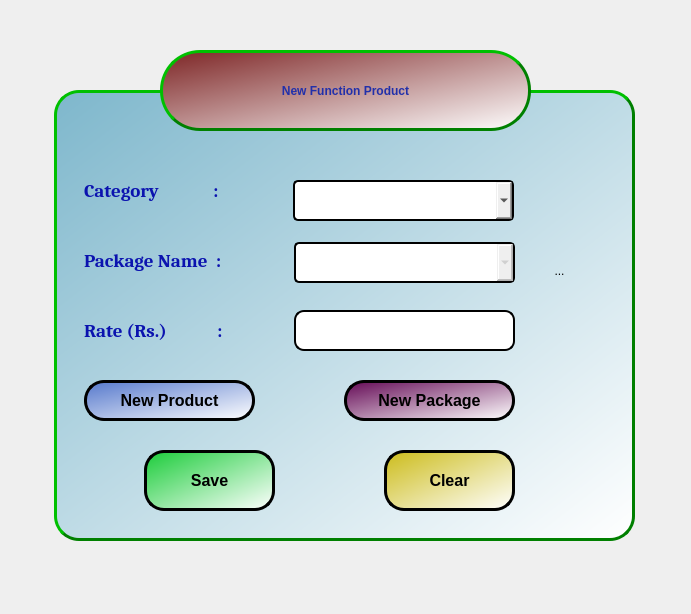
<?xml version="1.0" encoding="UTF-8"?>
<ui version="4.0">
 <class>New_product_dialog</class>
 <widget class="QDialog" name="New_product_dialog">
  <property name="geometry">
   <rect>
    <x>0</x>
    <y>0</y>
    <width>691</width>
    <height>614</height>
   </rect>
  </property>
  <property name="windowTitle">
   <string>Dialog</string>
  </property>
  <property name="styleSheet">
   <string notr="true">#New_product_dialog{background-image: url(:/Images/pexels-photo-949587.jpeg);}</string>
  </property>
  <widget class="QFrame" name="Add_prod_frame">
   <property name="geometry">
    <rect>
     <x>54</x>
     <y>90</y>
     <width>581</width>
     <height>451</height>
    </rect>
   </property>
   <property name="styleSheet">
    <string notr="true">#Add_prod_frame{background-color:qlineargradient(spread:pad, x1:0, y1:0, x2:1, y2:1, stop:0 rgba(126, 183, 204, 255), stop:1 rgba(255, 255, 255, 255));
	
border-radius:25px;
border-style:outset;
border-width:3px;
border-color:green;}</string>
   </property>
   <property name="frameShape">
    <enum>QFrame::StyledPanel</enum>
   </property>
   <property name="frameShadow">
    <enum>QFrame::Raised</enum>
   </property>
   <widget class="QLabel" name="category_label">
    <property name="geometry">
     <rect>
      <x>30</x>
      <y>80</y>
      <width>191</width>
      <height>41</height>
     </rect>
    </property>
    <property name="font">
     <font>
      <family>Cambria</family>
      <pointsize>14</pointsize>
      <weight>75</weight>
      <italic>false</italic>
      <bold>true</bold>
     </font>
    </property>
    <property name="styleSheet">
     <string notr="true">font: 75 14pt &quot;Cambria&quot;;
font:bold;
color: rgb(11, 19, 175);
</string>
    </property>
    <property name="text">
     <string>Category             :</string>
    </property>
    <property name="wordWrap">
     <bool>false</bool>
    </property>
    <property name="margin">
     <number>2</number>
    </property>
    <property name="indent">
     <number>-1</number>
    </property>
   </widget>
   <widget class="QLabel" name="package_name_label">
    <property name="geometry">
     <rect>
      <x>30</x>
      <y>150</y>
      <width>191</width>
      <height>41</height>
     </rect>
    </property>
    <property name="font">
     <font>
      <family>Cambria</family>
      <pointsize>14</pointsize>
      <weight>75</weight>
      <italic>false</italic>
      <bold>true</bold>
     </font>
    </property>
    <property name="styleSheet">
     <string notr="true">font: 75 14pt &quot;Cambria&quot;;
font:bold;
color: rgb(11, 19, 175);
</string>
    </property>
    <property name="text">
     <string>Package Name  :</string>
    </property>
    <property name="wordWrap">
     <bool>false</bool>
    </property>
    <property name="margin">
     <number>2</number>
    </property>
    <property name="indent">
     <number>-1</number>
    </property>
   </widget>
   <widget class="QLabel" name="rate_label">
    <property name="geometry">
     <rect>
      <x>30</x>
      <y>220</y>
      <width>191</width>
      <height>41</height>
     </rect>
    </property>
    <property name="font">
     <font>
      <family>Cambria</family>
      <pointsize>14</pointsize>
      <weight>75</weight>
      <italic>false</italic>
      <bold>true</bold>
     </font>
    </property>
    <property name="styleSheet">
     <string notr="true">font: 75 14pt &quot;Cambria&quot;;
font:bold;
color: rgb(11, 19, 175);
</string>
    </property>
    <property name="text">
     <string>Rate (Rs.)            :</string>
    </property>
    <property name="wordWrap">
     <bool>false</bool>
    </property>
    <property name="margin">
     <number>2</number>
    </property>
    <property name="indent">
     <number>-1</number>
    </property>
   </widget>
   <widget class="QComboBox" name="category_combo_box">
    <property name="geometry">
     <rect>
      <x>239</x>
      <y>90</y>
      <width>221</width>
      <height>41</height>
     </rect>
    </property>
    <property name="styleSheet">
     <string notr="true">border-radius:5px;
border-style:outset;
border-width:2px;
border-color:black;
font: 11pt &quot;Cambria&quot;;
font:bold;</string>
    </property>
    <property name="editable">
     <bool>false</bool>
    </property>
    <property name="iconSize">
     <size>
      <width>20</width>
      <height>20</height>
     </size>
    </property>
   </widget>
   <widget class="QLineEdit" name="rate_le">
    <property name="geometry">
     <rect>
      <x>240</x>
      <y>220</y>
      <width>221</width>
      <height>41</height>
     </rect>
    </property>
    <property name="styleSheet">
     <string notr="true">border-radius:10px;
border-style:outset;
border-width:2px;
border-color:black;
font: 11pt &quot;Cambria&quot;;
font:bold</string>
    </property>
    <property name="echoMode">
     <enum>QLineEdit::Normal</enum>
    </property>
   </widget>
   <widget class="QPushButton" name="save_btn">
    <property name="geometry">
     <rect>
      <x>90</x>
      <y>360</y>
      <width>131</width>
      <height>61</height>
     </rect>
    </property>
    <property name="font">
     <font>
      <pointsize>12</pointsize>
      <weight>75</weight>
      <italic>false</italic>
      <bold>true</bold>
     </font>
    </property>
    <property name="styleSheet">
     <string notr="true">background-color:qlineargradient(spread:pad, x1:0, y1:0, x2:1, y2:1, stop:0 rgba(26, 204, 57, 255), stop:1 rgba(255, 255, 255, 255));
border-radius:20px;
border-style:outset;
border-width:3px;
border-color:black;
font:bold;</string>
    </property>
    <property name="text">
     <string>Save</string>
    </property>
   </widget>
   <widget class="QPushButton" name="clear_btn">
    <property name="geometry">
     <rect>
      <x>330</x>
      <y>360</y>
      <width>131</width>
      <height>61</height>
     </rect>
    </property>
    <property name="font">
     <font>
      <pointsize>12</pointsize>
      <weight>75</weight>
      <italic>false</italic>
      <bold>true</bold>
     </font>
    </property>
    <property name="styleSheet">
     <string notr="true">background-color: qlineargradient(spread:pad, x1:0, y1:0, x2:1, y2:1, stop:0 rgba(204, 188, 26, 255), stop:1 rgba(255, 255, 255, 255));
border-radius:20px;
border-style:outset;
border-width:3px;
border-color:black;
font:bold;</string>
    </property>
    <property name="text">
     <string>Clear</string>
    </property>
   </widget>
   <widget class="QPushButton" name="add_btn">
    <property name="geometry">
     <rect>
      <x>30</x>
      <y>290</y>
      <width>171</width>
      <height>41</height>
     </rect>
    </property>
    <property name="font">
     <font>
      <pointsize>12</pointsize>
      <weight>75</weight>
      <italic>false</italic>
      <bold>true</bold>
     </font>
    </property>
    <property name="styleSheet">
     <string notr="true">background-color:qlineargradient(spread:pad, x1:0, y1:0, x2:1, y2:1, stop:0 rgba(85, 120, 204, 255), stop:1 rgba(255, 255, 255, 255));
border-radius:20px;
border-style:outset;
border-width:3px;
border-color:black;
font:bold;</string>
    </property>
    <property name="text">
     <string>New Product</string>
    </property>
   </widget>
   <widget class="QToolButton" name="toolButton">
    <property name="geometry">
     <rect>
      <x>435</x>
      <y>110</y>
      <width>141</width>
      <height>141</height>
     </rect>
    </property>
    <property name="styleSheet">
     <string notr="true">
border-radius:50px;
border-style:outset;
border-width:0px;
border-color:white;
</string>
    </property>
    <property name="text">
     <string>...</string>
    </property>
    <property name="icon">
     <iconset>
      <normaloff>C:/Users/sankarpc/.designer/backup/images/images.jpg</normaloff>C:/Users/sankarpc/.designer/backup/images/images.jpg</iconset>
    </property>
    <property name="iconSize">
     <size>
      <width>140</width>
      <height>140</height>
     </size>
    </property>
   </widget>
   <widget class="QComboBox" name="package_combo_box">
    <property name="enabled">
     <bool>false</bool>
    </property>
    <property name="geometry">
     <rect>
      <x>240</x>
      <y>152</y>
      <width>221</width>
      <height>41</height>
     </rect>
    </property>
    <property name="styleSheet">
     <string notr="true">border-radius:5px;
border-style:outset;
border-width:2px;
border-color:black;
font: 11pt &quot;Cambria&quot;;
font:bold;</string>
    </property>
    <property name="editable">
     <bool>false</bool>
    </property>
    <property name="iconSize">
     <size>
      <width>20</width>
      <height>20</height>
     </size>
    </property>
   </widget>
   <widget class="QPushButton" name="add_btn_2">
    <property name="geometry">
     <rect>
      <x>290</x>
      <y>290</y>
      <width>171</width>
      <height>41</height>
     </rect>
    </property>
    <property name="font">
     <font>
      <pointsize>12</pointsize>
      <weight>75</weight>
      <italic>false</italic>
      <bold>true</bold>
     </font>
    </property>
    <property name="styleSheet">
     <string notr="true">background-color: qlineargradient(spread:pad, x1:0, y1:0, x2:1, y2:1, stop:0 rgba(100, 9, 85, 255), stop:1 rgba(255, 255, 255, 255));
border-radius:20px;
border-style:outset;
border-width:3px;
border-color:black;
font:bold;</string>
    </property>
    <property name="text">
     <string>New Package</string>
    </property>
   </widget>
  </widget>
  <widget class="QToolButton" name="toolButton_2">
   <property name="geometry">
    <rect>
     <x>160</x>
     <y>50</y>
     <width>371</width>
     <height>81</height>
    </rect>
   </property>
   <property name="styleSheet">
    <string notr="true">background-color: qlineargradient(spread:pad, x1:0, y1:0, x2:1, y2:1, stop:0 rgba(125, 37, 37, 255), stop:1 rgba(255, 255, 255, 255));
font: 75 16pt &quot;Cambria&quot;;
font: Bold;
color: rgb(34, 48, 170);
border-radius:40px;
border-style:outset;
border-width:3px;
border-color:green;</string>
   </property>
   <property name="text">
    <string>New Function Product</string>
   </property>
  </widget>
 </widget>
 <resources>
  <include location="images/Vasa.qrc"/>
 </resources>
 <connections/>
</ui>
